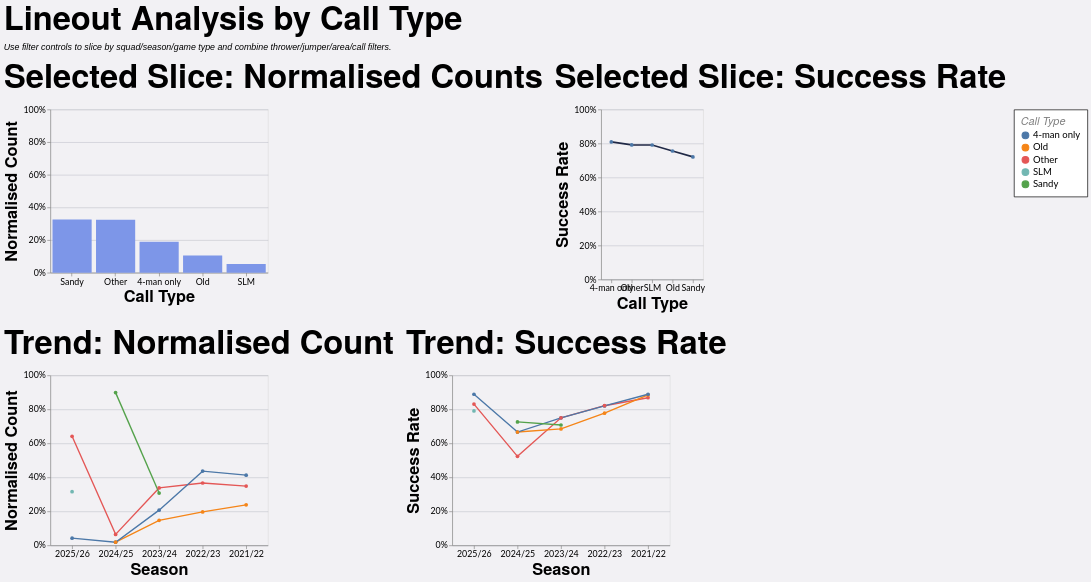

Source (Vega-Lite JSON):
### Vega-Lite specification from a JSON file in a GitHub repository (floating-point values rounded to 4 significant figures; data arrays with more than 128 entries replaced by an {"elided": "..."} marker saying what was removed)
{"config": {"axis": {"labelFont": "Lato, sans-serif", "titleFont": "PT Sans Narrow, Helvetica Neue, Helvetica, Arial, sans-serif", "labelFontSize": 13, "titleFontSize": 24, "gridColor": "#202947", "gridOpacity": 0.2}, "header": {"labelFont": "PT Sans Narrow, Helvetica Neue, Helvetica, Arial, sans-serif", "titleFont": "PT Sans Narrow, Helvetica Neue, Helvetica, Arial, sans-serif", "labelFontSize": 24, "titleFontSize": 28, "labelFontWeight": "bold", "orient": "left"}, "legend": {"labelFont": "Lato, sans-serif", "titleFont": "PT Sans Narrow, Helvetica Neue, Helvetica, Arial, sans-serif", "labelFontSize": 14, "titleFontSize": 16, "titlePadding": 5, "fillColor": "white", "strokeColor": "black", "padding": 10, "titleFontWeight": "lighter", "titleFontStyle": "italic", "titleColor": "gray", "offset": 10}, "title": {"font": "PT Sans Narrow, Helvetica Neue, Helvetica, Arial, sans-serif", "fontSize": 48, "fontWeight": "bold", "anchor": "start", "align": "center", "titlePadding": 20, "subtitlePadding": 10, "subtitleFontSize": 13, "subtitleColor": "", "subtitleFontStyle": "italic", "offset": 15, "color": "black"}, "axisX": {"labelAngle": 0}, "facet": {"title": null, "header": null, "align": {"row": "each", "column": "each"}}, "resolve": {"scale": {"y": "independent", "facet": "independent"}}, "background": "#f2f1f4", "scale": {"offsetBandPaddingOuter": 0.2, "offsetBandPaddingInner": 0.1}}, "vconcat": [{"hconcat": [{"mark": {"type": "bar", "color": "#7d96e8"}, "encoding": {"tooltip": [{"field": "call_type", "title": "Call Type", "type": "nominal"}, {"field": "attempts", "format": ",.0f", "title": "Lineouts", "type": "quantitative"}, {"field": "share", "format": ".1%", "title": "Normalised Count", "type": "quantitative"}], "x": {"field": "call_type", "sort": "-y", "title": "Call Type", "type": "nominal"}, "y": {"axis": {"format": "%"}, "field": "share", "scale": {"domain": [0, 1]}, "title": "Normalised Count", "type": "quantitative"}}, "height": 240, "title": "Selected Slice: Normalised Counts", "transform": [{"filter": "(loSquad == 'All' || datum.squad == loSquad) && (loGameType == 'All' || (loGameType == 'League + Cup' && (datum.game_type == 'League' || datum.game_type == 'Cup')) || (loGameType == 'League only' && datum.game_type == 'League') || datum.game_type == loGameType) && (loOpposition == 'All' || datum.opposition == loOpposition) && (loThrower == 'All' || datum.thrower == loThrower) && (loJumper == 'All' || datum.jumper == loJumper) && (loArea == 'All' || datum.area == loArea) && (loNumbers == 'All' || datum.numbers == loNumbers) && (loCall == 'All' || datum.call == loCall) && (loCallType == 'All' || datum.call_type == loCallType)"}, {"filter": "(loSeason == 'All' || datum.season == loSeason)"}, {"aggregate": [{"op": "count", "as": "attempts"}, {"op": "sum", "field": "won", "as": "won"}], "groupby": ["call_type"]}, {"joinaggregate": [{"op": "sum", "field": "attempts", "as": "total_attempts"}]}, {"calculate": "datum.attempts / datum.total_attempts", "as": "share"}, {"calculate": "datum.won / datum.attempts", "as": "success_rate"}], "width": 320}, {"mark": {"type": "line", "color": "#202946", "point": true, "strokeWidth": 2.5}, "encoding": {"tooltip": [{"field": "call_type", "title": "Call Type", "type": "nominal"}, {"field": "won", "format": ",.0f", "title": "Won", "type": "quantitative"}, {"field": "attempts", "format": ",.0f", "title": "Lineouts", "type": "quantitative"}, {"field": "success_rate", "format": ".1%", "title": "Success Rate", "type": "quantitative"}], "x": {"field": "call_type", "sort": "-y", "title": "Call Type", "type": "nominal"}, "y": {"axis": {"format": "%"}, "field": "success_rate", "scale": {"domain": [0, 1]}, "title": "Success Rate", "type": "quantitative"}}, "height": 250, "title": "Selected Slice: Success Rate", "transform": [{"filter": "(loSquad == 'All' || datum.squad == loSquad) && (loGameType == 'All' || (loGameType == 'League + Cup' && (datum.game_type == 'League' || datum.game_type == 'Cup')) || (loGameType == 'League only' && datum.game_type == 'League') || datum.game_type == loGameType) && (loOpposition == 'All' || datum.opposition == loOpposition) && (loThrower == 'All' || datum.thrower == loThrower) && (loJumper == 'All' || datum.jumper == loJumper) && (loArea == 'All' || datum.area == loArea) && (loNumbers == 'All' || datum.numbers == loNumbers) && (loCall == 'All' || datum.call == loCall) && (loCallType == 'All' || datum.call_type == loCallType)"}, {"filter": "(loSeason == 'All' || datum.season == loSeason)"}, {"aggregate": [{"op": "count", "as": "attempts"}, {"op": "sum", "field": "won", "as": "won"}], "groupby": ["call_type"]}, {"joinaggregate": [{"op": "sum", "field": "attempts", "as": "total_attempts"}]}, {"calculate": "datum.attempts / datum.total_attempts", "as": "share"}, {"calculate": "datum.won / datum.attempts", "as": "success_rate"}], "width": {"step": 30}}], "spacing": 16}, {"hconcat": [{"mark": {"type": "line", "point": true, "strokeWidth": 2}, "encoding": {"color": {"field": "call_type", "title": "Call Type", "type": "nominal"}, "tooltip": [{"field": "season", "title": "Season", "type": "nominal"}, {"field": "call_type", "title": "Call Type", "type": "nominal"}, {"field": "attempts", "format": ",.0f", "title": "Lineouts", "type": "quantitative"}, {"field": "norm_count", "format": ".1%", "title": "Normalised Count", "type": "quantitative"}], "x": {"field": "season", "sort": "-x", "title": "Season", "type": "nominal"}, "y": {"axis": {"format": "%"}, "field": "norm_count", "scale": {"domain": [0, 1]}, "title": "Normalised Count", "type": "quantitative"}}, "height": 250, "title": "Trend: Normalised Count", "transform": [{"filter": "(loSquad == 'All' || datum.squad == loSquad) && (loGameType == 'All' || (loGameType == 'League + Cup' && (datum.game_type == 'League' || datum.game_type == 'Cup')) || (loGameType == 'League only' && datum.game_type == 'League') || datum.game_type == loGameType) && (loOpposition == 'All' || datum.opposition == loOpposition) && (loThrower == 'All' || datum.thrower == loThrower) && (loJumper == 'All' || datum.jumper == loJumper) && (loArea == 'All' || datum.area == loArea) && (loNumbers == 'All' || datum.numbers == loNumbers) && (loCall == 'All' || datum.call == loCall) && (loCallType == 'All' || datum.call_type == loCallType)"}, {"aggregate": [{"op": "count", "as": "attempts"}, {"op": "sum", "field": "won", "as": "won"}], "groupby": ["season", "call_type"]}, {"joinaggregate": [{"op": "sum", "field": "attempts", "as": "season_attempts"}], "groupby": ["season"]}, {"calculate": "datum.attempts / datum.season_attempts", "as": "norm_count"}, {"calculate": "datum.won / datum.attempts", "as": "success_rate"}], "width": 320}, {"mark": {"type": "line", "point": true, "strokeWidth": 2}, "encoding": {"color": {"field": "call_type", "title": "Call Type", "type": "nominal"}, "tooltip": [{"field": "season", "title": "Season", "type": "nominal"}, {"field": "call_type", "title": "Call Type", "type": "nominal"}, {"field": "won", "format": ",.0f", "title": "Won", "type": "quantitative"}, {"field": "attempts", "format": ",.0f", "title": "Lineouts", "type": "quantitative"}, {"field": "success_rate", "format": ".1%", "title": "Success Rate", "type": "quantitative"}], "x": {"field": "season", "sort": "-x", "title": "Season", "type": "nominal"}, "y": {"axis": {"format": "%"}, "field": "success_rate", "scale": {"domain": [0, 1]}, "title": "Success Rate", "type": "quantitative"}}, "height": 250, "title": "Trend: Success Rate", "transform": [{"filter": "(loSquad == 'All' || datum.squad == loSquad) && (loGameType == 'All' || (loGameType == 'League + Cup' && (datum.game_type == 'League' || datum.game_type == 'Cup')) || (loGameType == 'League only' && datum.game_type == 'League') || datum.game_type == loGameType) && (loOpposition == 'All' || datum.opposition == loOpposition) && (loThrower == 'All' || datum.thrower == loThrower) && (loJumper == 'All' || datum.jumper == loJumper) && (loArea == 'All' || datum.area == loArea) && (loNumbers == 'All' || datum.numbers == loNumbers) && (loCall == 'All' || datum.call == loCall) && (loCallType == 'All' || datum.call_type == loCallType)"}, {"aggregate": [{"op": "count", "as": "attempts"}, {"op": "sum", "field": "won", "as": "won"}], "groupby": ["season", "call_type"]}, {"joinaggregate": [{"op": "sum", "field": "attempts", "as": "season_attempts"}], "groupby": ["season"]}, {"calculate": "datum.attempts / datum.season_attempts", "as": "norm_count"}, {"calculate": "datum.won / datum.attempts", "as": "success_rate"}], "width": 320}], "spacing": 16}], "data": {"name": "data-be15e094906f116b8ddbadd99c56f81f"}, "params": [{"name": "loSquad", "value": "All"}, {"name": "loSeason", "value": "All"}, {"name": "loGameType", "value": "All"}, {"name": "loOpposition", "value": "All"}, {"name": "loThrower", "value": "All"}, {"name": "loJumper", "value": "All"}, {"name": "loArea", "value": "All"}, {"name": "loNumbers", "value": "All"}, {"name": "loCall", "value": "All"}, {"name": "loCallType", "value": "All"}], "spacing": 22, "title": {"text": "Lineout Analysis by Call Type", "subtitle": "Use filter controls to slice by squad/season/game type and combine thrower/jumper/area/call filters."}, "$schema": "https://vega.github.io/schema/vega-lite/v5.20.1.json", "datasets": {"data-be15e094906f116b8ddbadd99c56f81f": {"elided": "1242 records"}}}
